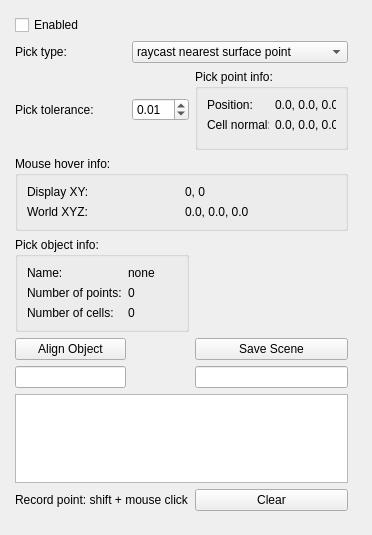
<?xml version="1.0" encoding="UTF-8"?>
<ui version="4.0">
 <class>groundTruthPanel</class>
 <widget class="QWidget" name="groundTruthPanel">
  <property name="geometry">
   <rect>
    <x>0</x>
    <y>0</y>
    <width>372</width>
    <height>535</height>
   </rect>
  </property>
  <property name="windowTitle">
   <string>Ground Truth Annotaion</string>
  </property>
  <layout class="QVBoxLayout" name="verticalLayout">
   <property name="spacing">
    <number>6</number>
   </property>
   <property name="margin">
    <number>6</number>
   </property>
   <item>
    <widget class="QScrollArea" name="scrollArea">
     <property name="sizePolicy">
      <sizepolicy hsizetype="MinimumExpanding" vsizetype="Expanding">
       <horstretch>0</horstretch>
       <verstretch>0</verstretch>
      </sizepolicy>
     </property>
     <property name="frameShape">
      <enum>QFrame::NoFrame</enum>
     </property>
     <property name="lineWidth">
      <number>1</number>
     </property>
     <property name="horizontalScrollBarPolicy">
      <enum>Qt::ScrollBarAlwaysOff</enum>
     </property>
     <property name="widgetResizable">
      <bool>false</bool>
     </property>
     <widget class="QWidget" name="scrollAreaWidgetContents">
      <property name="geometry">
       <rect>
        <x>0</x>
        <y>0</y>
        <width>351</width>
        <height>514</height>
       </rect>
      </property>
      <layout class="QGridLayout" name="gridLayout_5">
       <property name="margin">
        <number>9</number>
       </property>
       <item row="1" column="0" colspan="2">
        <widget class="QWidget" name="panelContents" native="true">
         <layout class="QGridLayout" name="gridLayout_4">
          <property name="margin">
           <number>0</number>
          </property>
          <property name="spacing">
           <number>6</number>
          </property>
          <item row="0" column="1" colspan="2">
           <widget class="QComboBox" name="pickTypeCombo">
            <item>
             <property name="text">
              <string>raycast nearest surface point</string>
             </property>
            </item>
            <item>
             <property name="text">
              <string>raycast nearest vertex</string>
             </property>
            </item>
            <item>
             <property name="text">
              <string>hardware render</string>
             </property>
            </item>
           </widget>
          </item>
          <item row="1" column="0">
           <widget class="QLabel" name="label_4">
            <property name="text">
             <string>Pick tolerance:</string>
            </property>
           </widget>
          </item>
          <item row="1" column="1">
           <widget class="QDoubleSpinBox" name="toleranceSpinBox">
            <property name="singleStep">
             <double>0.010000000000000</double>
            </property>
            <property name="value">
             <double>0.010000000000000</double>
            </property>
           </widget>
          </item>
          <item row="3" column="0" colspan="2">
           <widget class="QGroupBox" name="objInfoBox">
            <property name="title">
             <string>Pick object info:</string>
            </property>
            <layout class="QGridLayout" name="gridLayout_2">
             <item row="0" column="0">
              <widget class="QLabel" name="label_12">
               <property name="text">
                <string>Name:</string>
               </property>
              </widget>
             </item>
             <item row="0" column="1">
              <widget class="QLabel" name="objName">
               <property name="text">
                <string>none</string>
               </property>
              </widget>
             </item>
             <item row="1" column="0">
              <widget class="QLabel" name="label_11">
               <property name="text">
                <string>Number of points:</string>
               </property>
              </widget>
             </item>
             <item row="1" column="1">
              <widget class="QLabel" name="numPts">
               <property name="text">
                <string>0</string>
               </property>
              </widget>
             </item>
             <item row="2" column="0">
              <widget class="QLabel" name="label_10">
               <property name="text">
                <string>Number of cells:</string>
               </property>
              </widget>
             </item>
             <item row="2" column="1">
              <widget class="QLabel" name="numCells">
               <property name="text">
                <string>0</string>
               </property>
              </widget>
             </item>
            </layout>
           </widget>
          </item>
          <item row="8" column="0" colspan="2">
           <widget class="QLabel" name="label_5">
            <property name="text">
             <string>Record point: shift + mouse click</string>
            </property>
           </widget>
          </item>
          <item row="8" column="2">
           <widget class="QPushButton" name="clearButton">
            <property name="text">
             <string>Clear</string>
            </property>
           </widget>
          </item>
          <item row="2" column="0" colspan="3">
           <widget class="QGroupBox" name="hoverInfoBox">
            <property name="title">
             <string>Mouse hover info:</string>
            </property>
            <layout class="QGridLayout" name="gridLayout_3">
             <item row="0" column="0">
              <widget class="QLabel" name="label">
               <property name="text">
                <string>Display XY:</string>
               </property>
              </widget>
             </item>
             <item row="0" column="1">
              <widget class="QLabel" name="displayPt">
               <property name="text">
                <string>0, 0</string>
               </property>
              </widget>
             </item>
             <item row="1" column="0">
              <widget class="QLabel" name="label_2">
               <property name="text">
                <string>World XYZ:</string>
               </property>
              </widget>
             </item>
             <item row="1" column="1">
              <widget class="QLabel" name="worldPt">
               <property name="text">
                <string>0.0, 0.0, 0.0</string>
               </property>
               <property name="textInteractionFlags">
                <set>Qt::LinksAccessibleByMouse|Qt::TextSelectableByMouse</set>
               </property>
              </widget>
             </item>
            </layout>
           </widget>
          </item>
          <item row="6" column="2">
           <widget class="QLineEdit" name="saveLocation"/>
          </item>
          <item row="0" column="0">
           <widget class="QLabel" name="label_3">
            <property name="text">
             <string>Pick type:</string>
            </property>
           </widget>
          </item>
          <item row="7" column="0" colspan="3">
           <widget class="QTextEdit" name="textEdit">
            <property name="sizePolicy">
             <sizepolicy hsizetype="Preferred" vsizetype="Preferred">
              <horstretch>0</horstretch>
              <verstretch>0</verstretch>
             </sizepolicy>
            </property>
           </widget>
          </item>
          <item row="1" column="2">
           <widget class="QGroupBox" name="pickInfoBox">
            <property name="title">
             <string>Pick point info:</string>
            </property>
            <layout class="QGridLayout" name="gridLayout">
             <item row="0" column="1">
              <widget class="QLabel" name="pickPt">
               <property name="text">
                <string>0.0, 0.0, 0.0</string>
               </property>
              </widget>
             </item>
             <item row="1" column="0">
              <widget class="QLabel" name="cellNormalLabel">
               <property name="text">
                <string>Cell normal:</string>
               </property>
              </widget>
             </item>
             <item row="2" column="0" colspan="2">
              <widget class="QWidget" name="widget" native="true"/>
             </item>
             <item row="1" column="1">
              <widget class="QLabel" name="pickNormal">
               <property name="text">
                <string>0.0, 0.0, 0.0</string>
               </property>
              </widget>
             </item>
             <item row="0" column="0">
              <widget class="QLabel" name="label_9">
               <property name="text">
                <string>Position:</string>
               </property>
              </widget>
             </item>
            </layout>
           </widget>
          </item>
          <item row="4" column="2">
           <widget class="QPushButton" name="saveScene">
            <property name="text">
             <string>Save Scene</string>
            </property>
           </widget>
          </item>
          <item row="6" column="0">
           <widget class="QLineEdit" name="alignObject"/>
          </item>
          <item row="4" column="0">
           <widget class="QPushButton" name="align">
            <property name="text">
             <string>Align Object</string>
            </property>
           </widget>
          </item>
         </layout>
        </widget>
       </item>
       <item row="0" column="0">
        <widget class="QCheckBox" name="enabledCheck">
         <property name="text">
          <string>Enabled</string>
         </property>
        </widget>
       </item>
       <item row="2" column="1">
        <spacer name="verticalSpacer">
         <property name="orientation">
          <enum>Qt::Vertical</enum>
         </property>
         <property name="sizeHint" stdset="0">
          <size>
           <width>20</width>
           <height>0</height>
          </size>
         </property>
        </spacer>
       </item>
      </layout>
     </widget>
    </widget>
   </item>
  </layout>
 </widget>
 <resources/>
 <connections/>
</ui>
